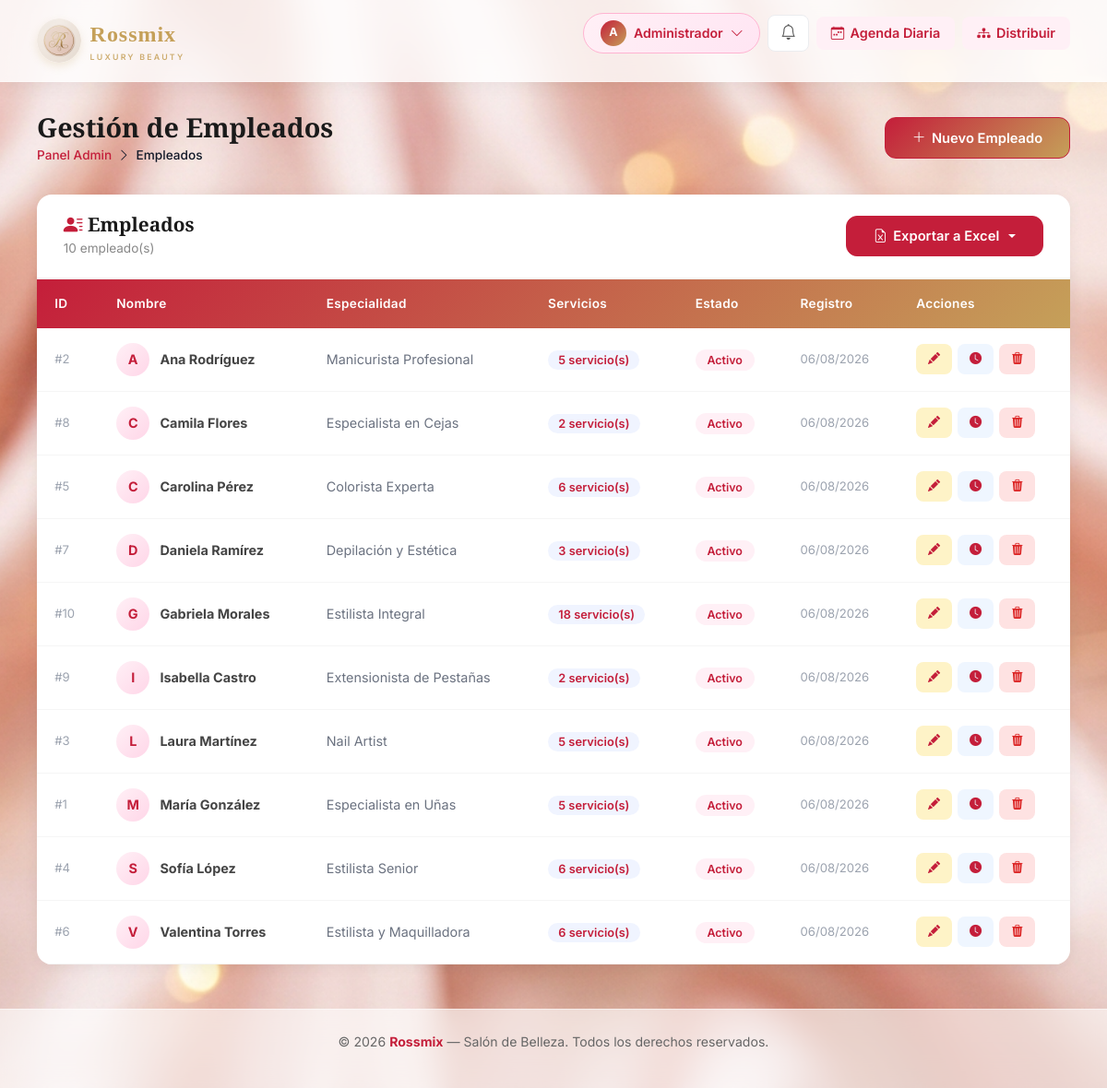
Screenshot of /admin/empleados (signed in) with the database file from the repository.
### app/models/usuario.py (models this page shows, shortened)
class Usuario(db.Model):
    __tablename__ = 'usuario'
    __table_args__ = (
        CheckConstraint("telefono ~ '^[0-9]{10}$'", name='ck_usuario_telefono_10_digitos'),
    )
    id = db.Column(db.Integer, primary_key=True)
    nombre = db.Column(db.String(100), nullable=False)
    email = db.Column(db.String(150), unique=True, nullable=False)
    telefono = db.Column(db.String(10), nullable=False)
    password = db.Column(db.String(200), nullable=False)
    tipo_usuario   = db.Column(db.String(20), nullable=False, index=True)
    fecha_registro = db.Column(db.DateTime, default=datetime.now)
    activo         = db.Column(db.Boolean, default=True)
    id_empleado = db.Column(db.Integer, db.ForeignKey('empleados.id_empleado', ondelete='SET NULL'), nullable=True)
    empleado_vinculado = db.relationship('Empleado', foreign_keys=[id_empleado], backref='usuario_cuenta', uselist=False)
    citas = db.relationship('Cita', backref='cliente', lazy=True, foreign_keys='Cita.id_cliente')
    notificaciones = db.relationship('Notificacion', backref='usuario', lazy=True)

### app/models/empleado.py (models this page shows, shortened)
class Empleado(db.Model):
    __tablename__ = 'empleados'
    id_empleado = db.Column(db.Integer, primary_key=True)
    nombre = db.Column(db.String(100), nullable=False)
    especialidad = db.Column(db.String(100))
    activo = db.Column(db.Boolean, default=True)
    fecha_registro = db.Column(db.DateTime, default=datetime.now)
    horarios = db.relationship('HorarioEmpleado', backref='empleado', lazy=True, cascade='all, delete-orphan')
    citas = db.relationship('Cita', backref='empleado', lazy=True)

### app/views/admin/empleados.py (the view)
@admin_bp.route('/empleados')
@admin_required
def empleados():
    from sqlalchemy import func
    lista     = Empleado.query.order_by(Empleado.nombre).all()
    servicios = Servicio.query.filter_by(activo=True).all()
    conteos = dict(
        db.session.query(EmpleadoServicio.id_empleado, func.count())
        .group_by(EmpleadoServicio.id_empleado)
        .all()
    )
    for emp in lista:
        emp.num_servicios = conteos.get(emp.id_empleado, 0)
    return render_template('admin/empleados.html', empleados=lista, servicios=servicios)

### app/templates/admin/empleados.html (shortened to what this page needs)
{% extends 'base.html' %}
{% block content %}
<div class="page-header">
    <div>
        <h1>Gestión de Empleados</h1>
        <div class="breadcrumb-r">
            <a href="{{ url_for('dashboard_admin') }}">Panel Admin</a>
            <i class="bi bi-chevron-right"></i> <span>Empleados</span>
        </div>
    </div>
    <button onclick="abrirModalCrear()" class="btn-rossmix">
        <i class="bi bi-plus-lg"></i> Nuevo Empleado
    </button>
</div>
<div class="r-card">
    <div class="r-card-header d-flex justify-content-between align-items-center">
        <div>
            <h2><i class="bi bi-person-lines-fill" style="color:#c41e3a;"></i> Empleados</h2>
            <span style="font-size:0.85rem; color:#888;">{{ empleados|length }} empleado(s)</span>
        </div>
        <div class="dropdown">
            <button class="btn-rossmix dropdown-toggle" type="button" id="exportEmpleadosDropdown"
                    data-bs-toggle="dropdown" aria-expanded="false" style="background:#c41e3a;">
                <i class="bi bi-file-earmark-excel"></i> Exportar a Excel
            </button>
        </div>
    </div>
    {% if empleados %}
    <div style="overflow-x:auto;">
        <table class="r-table">
            <thead>
                <tr>
                    <th>ID</th><th>Nombre</th><th>Especialidad</th>
                    <th>Servicios</th><th>Estado</th><th>Registro</th><th>Acciones</th>
                </tr>
            </thead>
            <tbody>
                {% for emp in empleados %}
                <tr id="empleado-{{ emp.id_empleado }}">
                    <td style="color:#9ca3af;font-size:0.82rem;">#{{ emp.id_empleado }}</td>
                    <td>
                        <div style="display:flex;align-items:center;gap:0.7rem;">
                            <div style="width:36px;height:36px;border-radius:50%;
                                        background:linear-gradient(135deg,#fff0f6,#ffd6e8);
                                        display:flex;align-items:center;justify-content:center;
                                        font-weight:700;color:#c41e3a;font-size:0.9rem;flex-shrink:0;">
                                {{ emp.nombre[0].upper() }}
                            </div>
                            <strong>{{ emp.nombre }}</strong>
                        </div>
                    </td>
                    <td style="color:#6b7280;">{{ emp.especialidad or '—' }}</td>
                    <td>
                        <span style="background:#f0f4ff;color:#c41e3a;padding:0.2rem 0.7rem;
                                     border-radius:20px;font-size:0.8rem;font-weight:600;">
                            {{ emp.num_servicios }} servicio(s)
                        </span>
                    </td>
                    <td>
                        {% if emp.activo %}<span class="badge-active">Activo</span>
                        {% else %}<span class="badge-inactive">Inactivo</span>{% endif %}
                    </td>
                    <td style="color:#9ca3af;font-size:0.82rem;">
                        {{ emp.fecha_registro.strftime('%d/%m/%Y') if emp.fecha_registro else '—' }}
                    </td>
                    <td>
                        <div style="display:flex;gap:0.4rem;flex-wrap:wrap;">
                            <button onclick="abrirModalEditar({{ emp.id_empleado }}, '{{ emp.nombre }}')"
                                    style="background:#fef3c7;color:#c41e3a;border:none;padding:0.4rem 0.8rem;
                                           border-radius:8px;font-size:0.82rem;font-weight:600;cursor:pointer;
                                           transition:all 0.2s;" title="Editar"
                                    onmouseover="this.style.background='#fde68a'"
                                    onmouseout="this.style.background='#fef3c7'">
                                <i class="bi bi-pencil-fill"></i>
                            </button>
                            <a href="{{ url_for('admin_horarios_crear', id_empleado=emp.id_empleado) }}"
                               style="background:#eff6ff;color:#c41e3a;padding:0.4rem 0.8rem;
                                      border-radius:8px;font-size:0.82rem;font-weight:600;
                                      text-decoration:none;transition:all 0.2s;" title="Horarios">
                                <i class="bi bi-clock-fill"></i>
                            </a>
                            <button onclick="confirmarEliminar({{ emp.id_empleado }}, '{{ emp.nombre }}')"
                                    style="background:#fee2e2;color:#dc2626;border:none;padding:0.4rem 0.8rem;
                                           border-radius:8px;font-size:0.82rem;font-weight:600;cursor:pointer;
                                           transition:all 0.2s;" title="Eliminar"
                                    onmouseover="this.style.background='#fecaca'"
                                    onmouseout="this.style.background='#fee2e2'">
                                <i class="bi bi-trash3-fill"></i>
                            </button>
                        </div>
                    </td>
                </tr>
                {% endfor %}
            </tbody>
        </table>
    </div>
    {% endif %}
</div>
{% endblock %}

### app/templates/base.html (shortened to what this page needs)
<!DOCTYPE html>
<html lang="es">
<head>
    <link rel="stylesheet" href="https://cdn.jsdelivr.net/npm/bootstrap-icons@1.11.3/font/bootstrap-icons.min.css">
    <link rel="stylesheet" href="https://cdn.jsdelivr.net/npm/bootstrap@5.3.2/dist/css/bootstrap.min.css">
    <link rel="stylesheet" href="{{ url_for('static', filename='style.css', v='20260818-2') }}">
</head>
<body>
<nav>
    <div class="nav-inner">
        <a href="{{ url_for('main.index') }}" class="logo">
            <img src="{{ url_for('static', filename='images/logo_rossmix_r.png') }}" alt="Rossmix Luxury Beauty">
            <span class="logo-text">Rossmix<small>Luxury Beauty</small></span>
        </a>
        <ul>
            {% if session.usuario_id and request.endpoint != 'main.index' %}
                <li class="profile-dropdown-wrap">
                    <a href="#" class="profile-btn" id="profileBtn">
                        <span class="avatar">{{ session.nombre[0]|upper }}</span>
                        {{ session.nombre|title }}
                        <i class="bi bi-chevron-down icon-small"></i>
                    </a>
                </li>
                <li class="nav-item-notif">
                    <a href="#" id="btnNotifs" title="Notificaciones" class="notif-button">
                        <i class="bi bi-bell icon-bell"></i>
                    </a>
                </li>
                {% if session.tipo_usuario == 'admin' %}
                    <li>
                        <a href="{{ url_for('admin.agenda_diaria') }}" class="nav-chip blue">
                            <i class="bi bi-calendar-week"></i> Agenda Diaria
                        </a>
                    </li>
                    <li>
                        <a href="{{ url_for('admin.citas_distribucion') }}" class="nav-chip purple">
                            <i class="bi bi-diagram-3-fill"></i> Distribuir
                        </a>
                    </li>
                {% elif session.tipo_usuario == 'especialista' %}
                    <li>
                        <a href="{{ url_for('especialista.citas_disponibles') }}" class="nav-chip pink">
                            <i class="bi bi-lightning-fill"></i> Disponibles
                        </a>
                    </li>
                {% else %}
                    <li><a href="{{ url_for('citas.agendar_paso1') }}" class="nav-chip pink"><i class="bi bi-plus-circle"></i> Agendar</a></li>
                {% endif %}
            {% else %}
                <li><a href="{{ url_for('main.index') }}">Inicio</a></li>
                <li><a href="{{ url_for('auth.login') }}">Iniciar Sesión</a></li>
                <li><a href="{{ url_for('auth.registro') }}" class="nav-chip pink">Registrarse</a></li>
            {% endif %}
        </ul>
    </div>
</nav>
<div class="page-wrap">
    {% block content %}{% endblock %}
</div>
<footer>
    <div class="footer-inner">
        <p>&copy; 2026 <strong>Rossmix</strong> — Salón de Belleza. Todos los derechos reservados.</p>
    </div>
</footer>
</body>
</html>

### rows the page displays
Usuario: nombre "Administrador"
Empleado: id_empleado "2", nombre "A", nombre "Ana Rodríguez", especialidad "Manicurista Profesional", num_servicios "5", activo "Activo", fecha_registro "06/08/2026"
Empleado: id_empleado "8", nombre "C", nombre "Camila Flores", especialidad "Especialista en Cejas", num_servicios "2", activo "Activo", fecha_registro "06/08/2026"
Empleado: id_empleado "5", nombre "C", nombre "Carolina Pérez", especialidad "Colorista Experta", num_servicios "6", activo "Activo", fecha_registro "06/08/2026"
Empleado: id_empleado "7", nombre "D", nombre "Daniela Ramírez", especialidad "Depilación y Estética", num_servicios "3", activo "Activo", fecha_registro "06/08/2026"
Empleado: id_empleado "10", nombre "G", nombre "Gabriela Morales", especialidad "Estilista Integral", num_servicios "18", activo "Activo", fecha_registro "06/08/2026"
Empleado: id_empleado "9", nombre "I", nombre "Isabella Castro", especialidad "Extensionista de Pestañas", num_servicios "2", activo "Activo", fecha_registro "06/08/2026"
Empleado: id_empleado "3", nombre "L", nombre "Laura Martínez", especialidad "Nail Artist", num_servicios "5", activo "Activo", fecha_registro "06/08/2026"
Empleado: id_empleado "1", nombre "M", nombre "María González", especialidad "Especialista en Uñas", num_servicios "5", activo "Activo", fecha_registro "06/08/2026"
Empleado: id_empleado "4", nombre "S", nombre "Sofía López", especialidad "Estilista Senior", num_servicios "6", activo "Activo", fecha_registro "06/08/2026"
Empleado: id_empleado "6", nombre "V", nombre "Valentina Torres", especialidad "Estilista y Maquilladora", num_servicios "6", activo "Activo", fecha_registro "06/08/2026"

### other values shown
{{ session.nombre[0]|upper }} "A"
{{ empleados|length }} "10"
